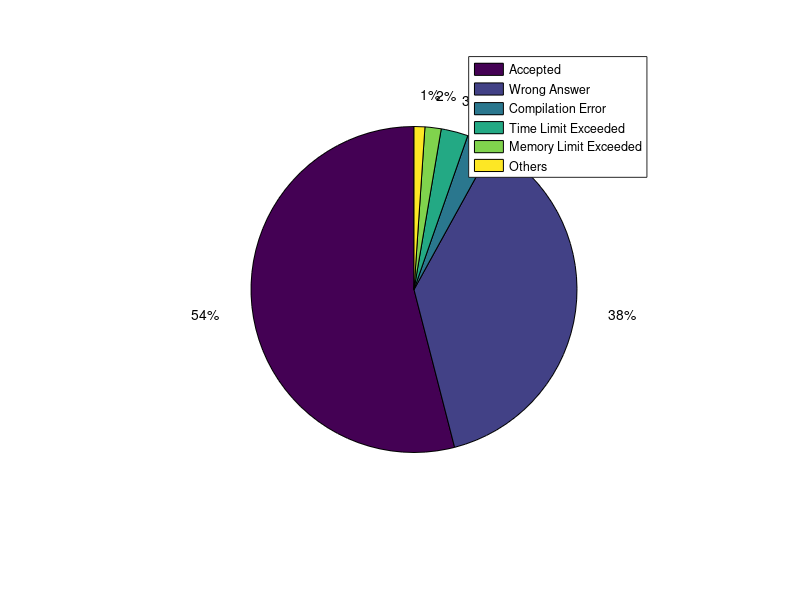

This chart was generated by the following MATLAB code:
hold on;
data = load('data.csv');
labels = {"Accepted","Wrong Answer","Compilation Error","Time Limit Exceeded","Memory Limit Exceeded","Others"};
pie(data);
legend(labels);
disp(data(1))
print -djpg image.jpg